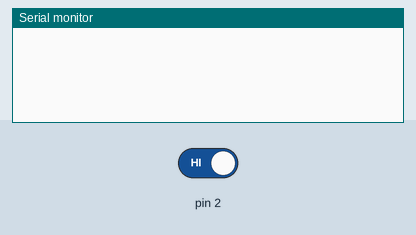
A sketch run on a simulated Arduino Uno, built with avr-gcc and run on an emulated ATmega328P. Parts: the last lines printed to the serial monitor. The inputs (shaded band) are chosen by the test bench; at power-on: pin 2 HIGH.

Above: at 1.2 s.
1.3 s: pin 2 driven LOW
At 2.5 s:
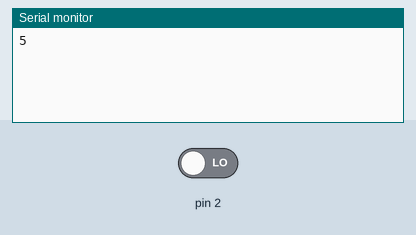
2.8 s: pin 2 driven HIGH
At 3.5 s:
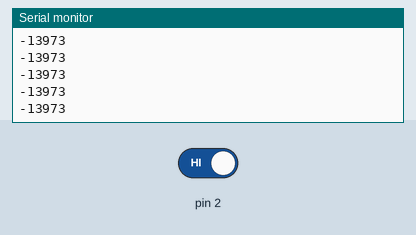
Timing chart, 0 to 5.8 s (numbered marks = the images above; inputs shaded):
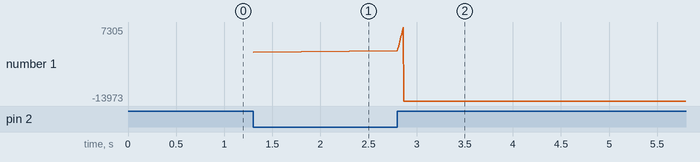

The sketch:

_18022019_Button_TestForPS485_02.ino
```cpp
//#include <TimerOne.h>

//#include <Wire.h>
//#include <SoftwareSerial.h>
//SoftwareSerial RS485(7, 6); // RX, TX - Какие выводы будут использованы для RS485


const int BUTTON_INT0 = 0;

volatile int count = 0;                                              // Создаём массив для данных
int data = 0;
//const uint8_t     PIN_direction_TX_RX = 10;  // указываем номер вывода arduino, к которому подключены выводы RE и DE конвертирующего модуля

void button1() {
  count++; //18022019
}


void setup(){

    //pinMode(PIN_direction_TX_RX,   OUTPUT);    // устанавливаем режим работы вывода PIN_direction_TX_RX, как "выход"
    //digitalWrite(PIN_direction_TX_RX, LOW);    // устанавливаем уровень логического «0» на выводе PIN_direction_TX_RX (переводим модуль в режим приёма данных)

    Serial.begin(9600);
    //while (!Serial) {
    //; // wait for serial port to connect. Needed for native USB port only
  //}
    //RS485.begin(9600); // SoftwareSerial

    attachInterrupt(BUTTON_INT0, button1, LOW);  //Условие для кнопки по прерыванию


}

void loop()
{
  //data = count;
  //delay(5000);
  if ( count != 0)
  {
     //был клик кнопки
    //digitalWrite(PIN_direction_TX_RX, HIGH); // переводим модуль в режим передачи данных
    //delay(2);
    Serial.println(count);
    //Serial.println(RS485.println(data));
    //digitalWrite(PIN_direction_TX_RX, LOW);  // переводим модуль в режим приёма данных

    }

  //data = count;

  }
```

Measured:
- after the input at 1.3 s, the serial monitor: prints a new line at once (image 1)
- after the input at 2.8 s, the serial monitor: prints a new line at once (image 2)
- plotted number 1: 5 → -1 after the input at 2.8 s
